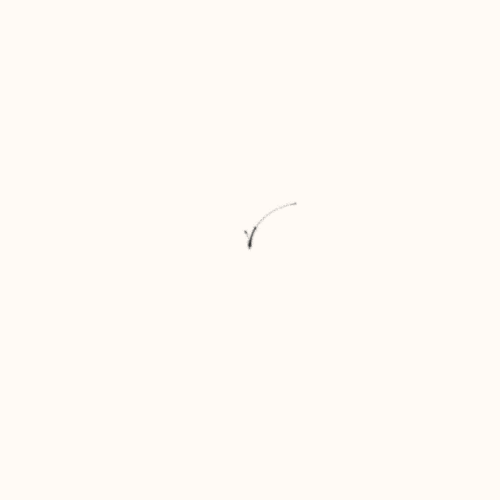
Frame 1 (no input)
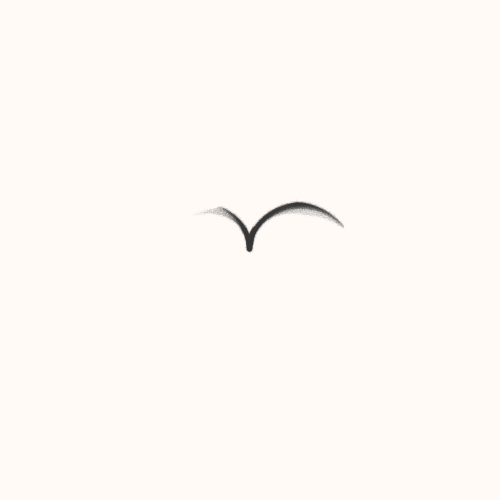
Frame 60 (the mouse pressed at the canvas centre just before this capture)
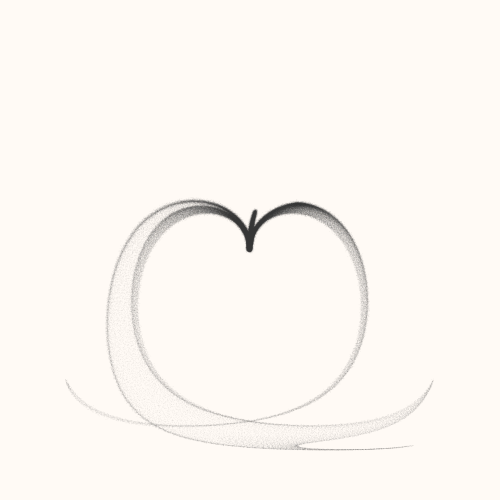
Frame 120 (the mouse held since frame 60 and released just before this capture)

The Processing sketch that drew these frames (run headless with seeded random() and noise(); from frame 60 on, the mouse is pressed at the canvas centre):

// Processing sketch: build
// ── build.pde
// Plane folding
// Copyright by tsulej 2014
// click mouse to change drawing
float step ;
Folds f;

int[] folds = new int[4]; 
 
void setup() {
  size(500, 500);
  colorMode(RGB,255);
  smooth();
  noStroke();
  step = 6.0 / (2.0*width);
  textAlign(LEFT,TOP);
  initialize();
} 

float start;
boolean go = true;
boolean dosinusoidal = true;

void mouseClicked() {
  go = false;
  initialize();
  go = true;
}

int fnumber;

void initialize() {
  f = new Folds();
  start = -3.0;
  fill(50,20);
  background(255,250,245);
  dosinusoidal = random(0,1)<0.5?true:false;
  fnumber = (int)floor(random(1,4.99));
  for(int i=0;i<fnumber;i++) {
      folds[i]=(int)floor(random(1,21.99));
  }
}

String constructName() {
    String r = "point -> ";
    for(int n = fnumber-1;n>=0;n--) {
      r += f.getNamebyNo(folds[n]) + " -> ";
    }
    if(dosinusoidal) r+= "sinusoidal -> ";
    return r + "point";
}

void draw() { 

  if(go) {
    for(int f = 0; f < 3; f++) {
      for(float i=-3.0;i<=3.0;i+=step)
        drawme(i,start);
      start += step;
    }

    if(start > 3.0) {
      go = false; 
      // distortion 
      for(int i=0;i<500;i++)
          for(int j=0;j<500;j++) {
            fill(100+randomGaussian()*20,20);
            ellipse(i,j,1.0+0.4 * randomGaussian(),1.0+0.4*randomGaussian());
     }
     fill(20,100);
     text(constructName(),1,1);
    }
  }
}


void drawme(float x, float y) {
  PVector p = new PVector(x,y);
  PVector n = new PVector(0,0);

  switch(fnumber) { 
    case 1:
      n.add( f.getFoldbyNo(folds[0],p,1) );
      break;
    case 2:
      n.add( f.getFoldbyNo(folds[0], f.getFoldbyNo(folds[1],p,1), 1) );  
      break;
    case 3:
     n.add( f.getFoldbyNo(folds[0], f.getFoldbyNo(folds[1],f.getFoldbyNo(folds[2],p,1),1), 1) );  
     break;
    case 4:
     n.add( f.getFoldbyNo(folds[0], f.getFoldbyNo(folds[1],f.getFoldbyNo(folds[2],f.getFoldbyNo(folds[3],p,1),1),1), 1) );  
     break;
  }
  
  n.add( f.realgaussian(p,0.002)); 
  if(dosinusoidal)
    n = f.sinusoidal(n,1);
  f.draw( n );
}
 
//float nextGaussian = 0;
//boolean haveNextGaussian = false;


//float randomGaussian() {
//  if(haveNextGaussian) {
//    haveNextGaussian = false;
//    return nextGaussian;
//  } else {
//    float v1,v2,s;
//    do {
//      v1 = 2 * random() - 1;
//      v2 = 2 * random() - 1;
//      s = v1 * v1 + v2 * v2;
//    } while (s >=1 || s == 0);
     
//    float mult = sqrt(-2 * log(s) / s);
//    nextGaussian = v2 * mult;
//    haveNextGaussian = true;
//    return v1 * mult;
//  }
//}

class Folds {
  int screenl, screenr;
  int middle;
  float ymin;
  float ymax;
  float xmin;
  float xmax;
  boolean crop = true;
  
  Folds() {
    float middle = 250;
    float size = 0.95 * middle;
    screenl = (int)(-size + middle);
    screenr =(int)(size + middle);
    ymin = -3.5;
    ymax = 3.5;
    xmin = -3.5;
    xmax = 3.5;
    
    precalc();
  }
  
  PVector getFoldbyNo(int no, PVector p, float weight) {
      switch(no) {
          case 1: return sinusoidal(p,weight); 
          case 2: return butterfly(p,weight); 
          case 3: return wedgejulia(p,weight);
          case 4: return rotate(p,weight); 
          case 5: return cross(p,weight); 
          case 6: return pdj(p,weight); 
          case 7: return fan2(p,weight); 
          case 8: return rings2(p,weight); 
          case 9: return heart(p,weight); 
          case 10: return ex(p,weight); 
          case 11: return popcorn(p,weight);
          case 12: return waves(p,weight); 
          case 13: return polar(p,weight); 
          case 14: return horseshoe(p,weight); 
          case 15: return curl(p,weight); 
          case 16: return scry(p,weight);
          case 17: return rectangles(p,weight);
          case 18: return julian(p,weight);
          case 19: return juliascope(p,weight);
          case 20: return twintrian(p,weight);
          case 21: return lines(p,weight);
          default: return p;
      }
  }
  
  String getNamebyNo(int no) {
      switch(no) {
          case 1: return "sinusoidal"; 
          case 2: return "butterfly"; 
          case 3: return "wedgejulia";
          case 4: return "rotate"; 
          case 5: return "cross"; 
          case 6: return "pdj"; 
          case 7: return "fan2"; 
          case 8: return "rings2"; 
          case 9: return "heart"; 
          case 10: return "ex"; 
          case 11: return "popcorn";
          case 12: return "waves"; 
          case 13: return "polar"; 
          case 14: return "horseshoe"; 
          case 15: return "curl"; 
          case 16: return "scry";
          case 17: return "rectangles";
          case 18: return "julian";
          case 19: return "juliascope";
          case 20: return "twintrian";
          case 21: return "lines";
          default: return "none";
      }
  }
  
   float lines_scale = random(0.03,0.4);
   boolean lines_squared = random(0,1) < 0.5 ? true : false;
  
   PVector lines(PVector p, float weight) {
    float r;
    if(lines_squared) r=0.5*sq(randomGaussian());
      else r=0.25*randomGaussian();
    float y = lines_scale * (floor(p.y/lines_scale) - 0.5 + r);
    
    return new PVector(weight * p.x, weight * y);      
  }
  
    float twintrian_weight = random(0.4,1);
    
  PVector twintrian(PVector p, float weight) {
    float a = random(0,1) * twintrian_weight * p.mag();
    float sa = sin(a);
    float cla = cos(a) + log(sq(sa));
    if(cla<-30) cla = -30;
    
    return new PVector(weight * 0.8 * p.x * cla, weight * 0.8 * p.x * (cla - sa * PI));
  } 
    
  float julian_power = random(0,1)<0.5? (int)random(4,10) : -(int)random(4,10);
  float julian_dist = random(0.5,3.0);
  float julian_cpower, julian_abspower;
  
  PVector julian(PVector p, float weight) {
    float a = (atan2(p.y,p.x) + TWO_PI * floor(julian_abspower * random(0,1)))/julian_power;
    float r = weight * 2.0 * pow(sq(p.x)+sq(p.y),julian_cpower);
    return new PVector(r*cos(a),r*sin(a));
  }

  float juliascope_power = random(0,1)<0.5? (int)random(4,10) : -(int)random(4,10);
  float juliascope_dist = random(0.5,2.0);
  float juliascope_cpower, juliascope_abspower;
  
  PVector juliascope(PVector p, float weight) {
    int rnd = (int)(juliascope_abspower * random(0,1));
    float a;
    if(rnd % 2 == 0)
      a = (2 * PI * rnd +atan2(p.y,p.x))/juliascope_power;
     else
      a = (2 * PI * rnd -atan2(p.y,p.x))/juliascope_power;
    float r = weight * 2.0 * pow(sq(p.x)+sq(p.y),juliascope_cpower);
    return new PVector(r*cos(a),r*sin(a));
  }

  
    float rectangles_x = random(0.1,1);
  float rectangles_y = random(0.1,1);
  
  PVector rectangles(PVector p, float weight) {
    float x = weight * ((2 * floor(p.x/rectangles_x) + 1)* rectangles_x - p.x);
    float y = weight * ((2 * floor(p.y/rectangles_y) + 1)* rectangles_y - p.y);
    
    return new PVector(x,y);
  }
  
    float scry_weight = random(0.4,1);

  PVector scry(PVector p, float weight) {
    float r2 = sq(p.x)*sq(p.y);
    float r = 3.0 / (p.mag() * (r2 + 1.0/scry_weight));
    float x = weight * r * p.x;
    float y = weight * r * p.y;
    return new PVector(x,y);
  }
  
    float fan2_x = random(-1,1);
  float fan2_y = random(2,7);
  float fan2_dx, fan2_dx2;
  
  PVector fan2(PVector p, float weight) {
    float r = weight * 0.8 * p.mag();
    float theta = atan2(p.x,p.y);
    float t = theta + fan2_y - floor((theta + fan2_y) / fan2_dx) * fan2_dx;
    float ang;
    if(t > fan2_dx2)
      ang = theta - fan2_dx2;
     else
      ang = theta + fan2_dx2;
    
    return new PVector(r * sin(ang), r * cos(ang));
  }
  
    float pdj_a = random(-3.0,3.0);
  float pdj_b = random(-3.0,3.0);
  float pdj_c = random(-3.0,3.0);
  float pdj_d = random(-3.0,3.0);
  
  PVector pdj(PVector p, float weight) {
    return new PVector( weight * 1.5 * (sin(pdj_a * p.y) - cos(pdj_b * p.x)),
                        weight * 1.5 * (sin(pdj_c * p.x) - cos(pdj_d * p.y)));
  }
  
  PVector sinusoidal(PVector p, float weight) {
      return new PVector(weight * 3.0 * sin(p.x),3.0 * sin(p.y));
  }
  
  PVector butterfly(PVector p, float weight) {
      float y2 = 2.0 * p.y;
      float r = weight * 1.3029400317411197908970256609023 * sqrt(abs(p.y * p.x) / (1e-10 + sq(p.x) + sq(y2)));
      return new PVector(r * p.x,r * y2); 
  }
  
  int wedgejulia_count = (int)random(2,7);
  float wedgejulia_angle =random(-3,3);
  int wedgejulia_power = random(0,1)<0.5?(int)random(2,7):-(int)random(2,7);
  float wedgejulia_dist = random(1,4);
  float wedgejulia_cf, wedgejulia_cn, wedgejulia_rN;
  
  PVector wedgejulia(PVector p, float weight) {
    float r = weight * pow(sq(p.x)+sq(p.y),wedgejulia_cn);
    int t_rnd = (int) ((wedgejulia_rN) * random(0,1));
    float a = (atan2(p.y,p.x) + TWO_PI * t_rnd) / wedgejulia_power;
    float c = floor((wedgejulia_count * a + PI) * (1/PI) * 0.5);
    a = a * wedgejulia_cf + c * wedgejulia_angle;
    
    return new PVector(r * cos(a), r * sin(a));
  }
  
  PVector rotate(PVector p, float angle) {
    float ca = cos(angle);
    float sa = sin(angle);
    return new PVector(ca * p.x - sa * p.y, sa * p.x + ca * p.y);
  }
  
  PVector realgaussian(PVector p, float weight) {
    float a = TWO_PI * random(0,1);
    float r = weight * 3.0 * randomGaussian();
    return new PVector(r*cos(a),r*sin(a));
  }
  
  PVector cross(PVector p, float weight) {
    float r = sqrt(1.0 / (sq(sq(p.x)-sq(p.y)))+1e-10);
    return new PVector(weight * 0.8 * p.x * r,weight * 0.8 * p.y * r);
  }
  
  float curl_c1 = random(0.1,0.7);
  float curl_c2 = random(0.1,0.7);
  
  PVector curl(PVector p, float weight) {
    float re = 1 + curl_c1 * p.x + curl_c2 * (sq(p.x)-sq(p.y));
    float im = curl_c1 * p.y + curl_c2 * 2 * p.x * p.y;
    float r = weight / (re * re + im * im);
    
    return new PVector(r * (p.x * re + p.y * im),r * (p.y * re - p.x * im));
  }
  
  float rings2_val = random(0.1,1.2);
  float rings2_val2; 
  
  PVector rings2(PVector p, float weight) {
    float r = p.mag();
    float theta = atan2(p.x,p.y);
    float d = weight*(r - 2.0 * rings2_val2 * floor( (r+rings2_val2)/(2.0 * rings2_val2)) + r * (1.0 - rings2_val2) );
    //float d = weight*(2.0 - rings2_val2 * ((int) ((r / rings2_val2 + 1) / 2) * 2 / r + 1));
    return new PVector(d*sin(theta),d*cos(theta));
  }  
  
  PVector heart(PVector p, float weight) {
    float r = p.mag();
    float theta = atan2(p.y,p.x);
    float sinr = sin(r * theta);
    float cosr = cos(r * theta);
     
    return new PVector(weight * r * sinr, -r * weight * cosr); 
  }
  
   PVector ex(PVector p, float weight) {
    float r = p.mag();
    float theta = atan2(p.x,p.y);
    float xsin = sin(theta + r);
    float ycos = cos(theta - r);
    float x = weight * 0.7 * r * xsin * xsin * xsin;
    float y = weight * 0.7 * r * ycos * ycos * ycos;
    return new PVector(x+y,x-y);
  }
  
  float popcorn_c = random(-0.8,0.8);
  float popcorn_f = random(-0.8,0.8);
  
  PVector popcorn(PVector p, float weight) {
    float x = p.x + popcorn_c * sin(tan(3.0 * p.y));
    float y = p.y + popcorn_f * sin(tan(3.0 * p.x));
        
    return new PVector(weight * 0.85 * x, weight * 0.85 * y);  
  }
  
  float waves_b = random(-0.8,0.8);
  float waves_e = random(-0.8,0.8);
  float waves_c = random(-0.8,0.8);
  float waves_f = random(-0.8,0.8);
  
  PVector waves(PVector p, float weight) {
    float x = p.x + waves_b * sin(p.y * (1.0 / (waves_c * waves_c) ));
    float y = p.y + waves_e * sin(p.x * (1.0 / (waves_f * waves_f) ));
        
    return new PVector(weight * x, weight * y);  
  }
  
  PVector horseshoe(PVector p, float weight) {
    float r = weight / (1.25 * (p.mag() + 1e-10));
    float x = r * ((p.x - p.y) * (p.x + p.y));
    float y = r * 2.0 * p.x * p.y;
    return new PVector(x,y);
  }
  
  PVector polar(PVector p, float weight) {
    float r = p.mag();
    float theta = atan2(p.x,p.y);
    float x = theta / PI;
    float y = r - 2.0;
    return new PVector(weight * 1.5 * x, weight * 1.5 * y);
  }
  
  void draw(PVector p) {
    float i = map(p.x,xmin,xmax,screenl,screenr);
    float j = map(p.y,ymin,ymax,screenl,screenr);
    ellipse(i,j,0.8,0.8);
  }
  
  void precalc() {
    wedgejulia_cf = 1.0 - 0.5 / PI * wedgejulia_angle * wedgejulia_count;
    wedgejulia_cn = wedgejulia_dist / wedgejulia_power / 2.0;
    wedgejulia_rN = abs(wedgejulia_power);
    rings2_val2 = rings2_val * rings2_val;
    fan2_dx = PI * fan2_x * fan2_x + 1e-10;
    fan2_dx2 = 0.5 * fan2_dx;
    julian_cpower = julian_dist/julian_power/2.0;
    julian_abspower = abs(julian_power);
    juliascope_cpower = juliascope_dist/juliascope_power/2.0;
    juliascope_abspower = abs(juliascope_power);
  }
}
